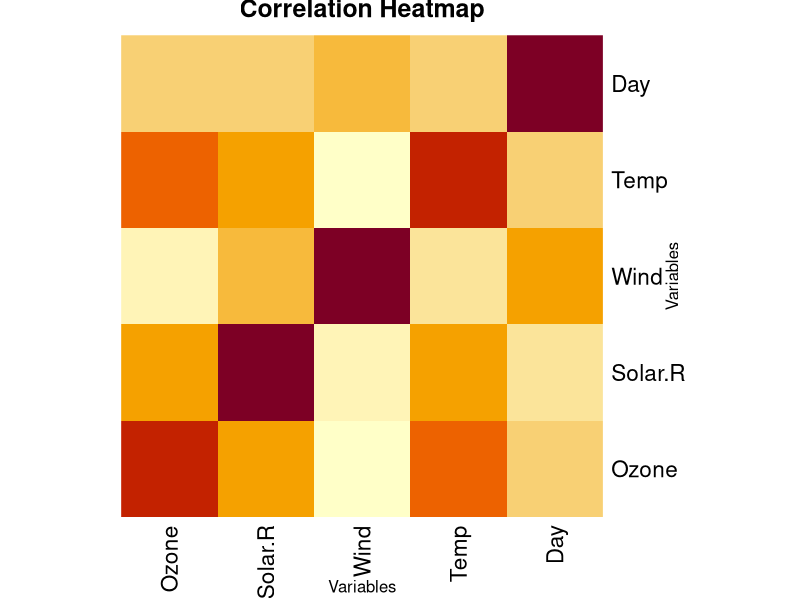
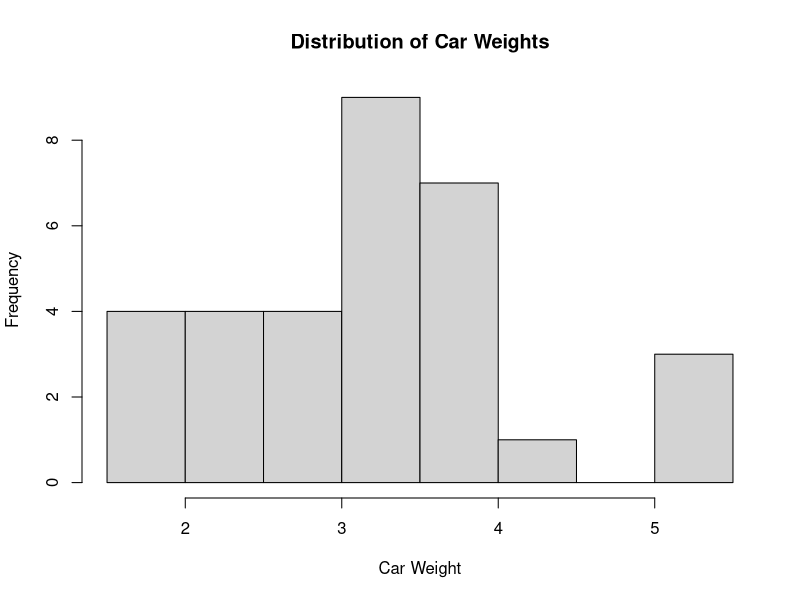
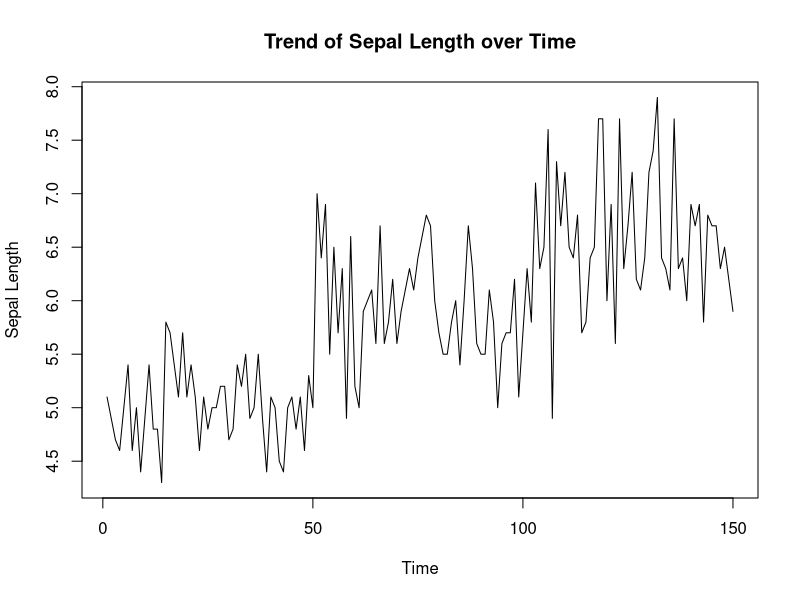
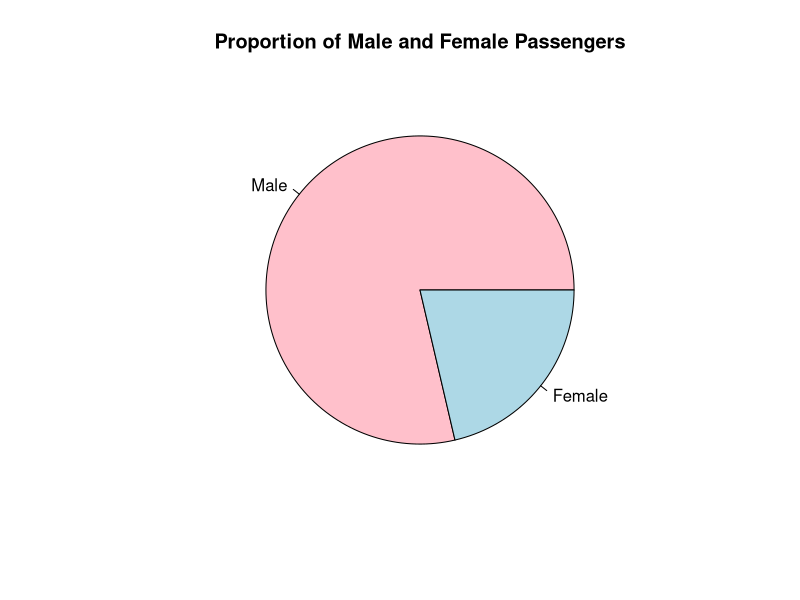
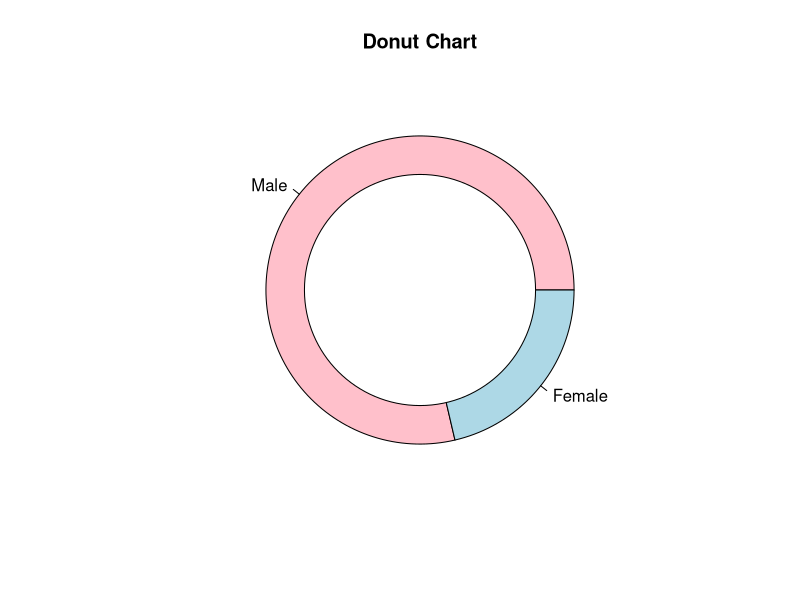
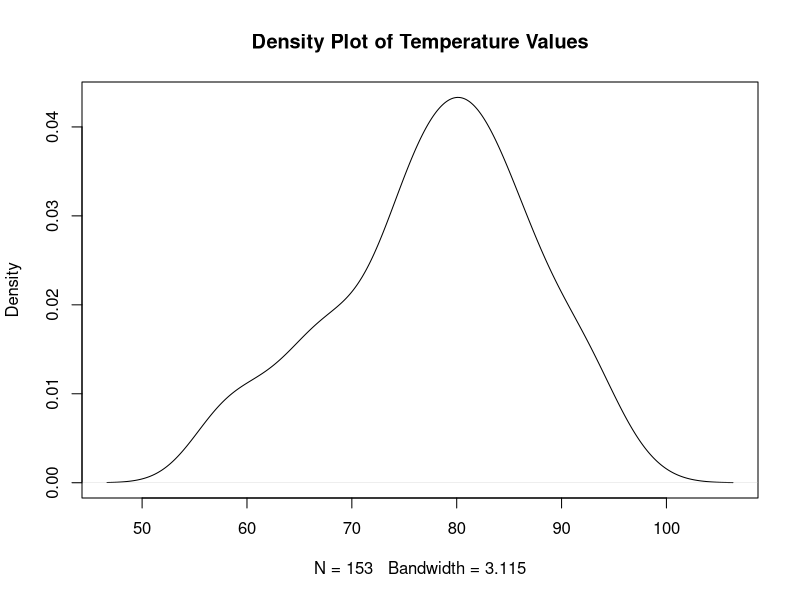

Here is the R script that generated these plots, in order:
# Load required datasets
data(iris)
data(Titanic)
data(airquality)
data(mtcars)

# 31

corr_matrix <- cor(airquality[, -5], use = "complete.obs")

# Check the resulting correlation matrix for any missing or infinite values
if (any(is.na(corr_matrix) | is.infinite(corr_matrix))) {
  stop("Correlation matrix contains missing or infinite values")
}

# Create a heatmap
heatmap(corr_matrix, xlab = "Variables", ylab = "Variables", main = "Correlation Heatmap",
        Rowv = NA, Colv = NA)


# 32
hist(mtcars$wt, xlab = "Car Weight", ylab = "Frequency", main = "Distribution of Car Weights")

# 33
my_data <- data.frame(
  Time = 1:150,
  Sepal.Length = iris$Sepal.Length
)

# Check that lengths are consistent
if (length(my_data$Time) == length(my_data$Sepal.Length)) {
  plot(my_data$Time, my_data$Sepal.Length, type = "l", 
       xlab = "Time", 
       ylab = "Sepal Length", 
       main = "Trend of Sepal Length over Time")
} else {
  stop("Lengths of 'Time' and 'Sepal.Length' do not match")
}
# 34
# Load the built-in Titanic dataset
data("Titanic", package = "datasets")

# Convert the multi-dimensional table to a data frame
titanic_df <- as.data.frame(Titanic)

# Summarize the total counts for each gender
gender_counts <- aggregate(Freq ~ Sex, data = titanic_df, sum)

# Create a pie chart showing the proportion of male and female passengers
pie(
  gender_counts$Freq,
  labels = gender_counts$Sex,
  main = "Proportion of Male and Female Passengers",
  col = c("pink", "lightblue")
)

# Creating a donut chart
pie(
  gender_counts$Freq,
  labels = gender_counts$Sex,
  main = "Donut Chart",
  col = c("pink", "lightblue"),
  radius = 0.8  # Adjust the radius to create space in the center
)

# Add a white circle to create the donut effect
symbols(0, 0, circles = 0.6, add = TRUE, inches = FALSE, bg = "white")

# 35
plot(density(airquality$Temp), main = "Density Plot of Temperature Values")
